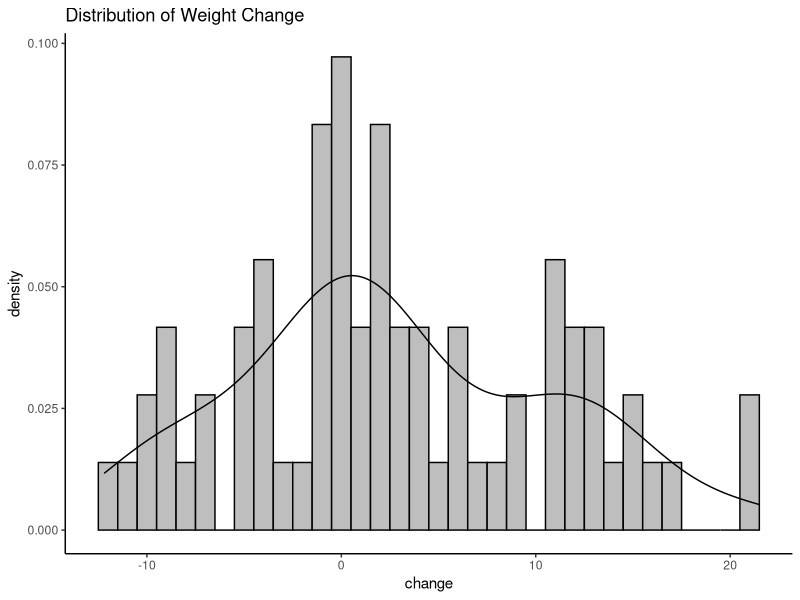
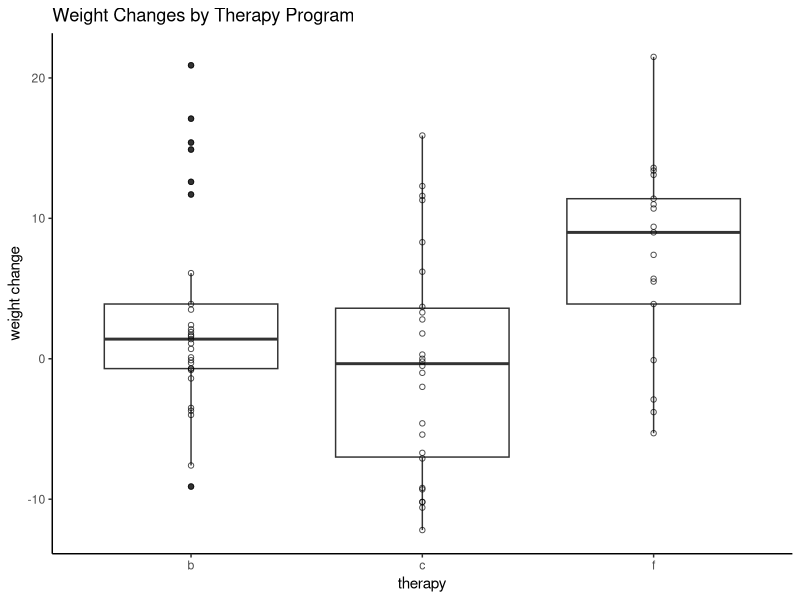

R code for these plots, in order:
## ---- chunk 1
knitr::opts_chunk$set(echo = TRUE)
library(tidyverse)

# Import data
weight_df <- read.csv("data/weight.csv")
## ---- chunk 2
    
## you can code your answer here

## ---- chunk 3
## check data
head(weight_df)
## ---- chunk 4

## check descriptive statistics of all variables
summary(weight_df)

## plot histogram and density curve
weight_df %>%
  ggplot(aes(x = change, y=..density..)) +
  geom_histogram(binwidth = 1, fill = "grey", color = "black") +
  geom_density() +
  labs(title = "Distribution of Weight Change") +
  theme_classic()

## ---- chunk 5

## mean of weight change
mean(weight_df$change)


# ---- one sample two-tail t-test ---- #
two_tail_t <- t.test(         
  weight_df$change,           # the sample value vector that you want to test
  mu = 0,                     # mean given by your null hypothesis
  alternative = "two.sided",  # direction of alternative hypothesis
  conf.level = 0.95           # significance level
  )

## extract test statistic
two_tail_t$statistic

## extract p-value
two_tail_t$p.value

## extract the confidence interval of the mean
two_tail_t$conf.int

## display full result
two_tail_t

# ---- one sample one-tail t-test ---- #
t.test(weight_df$change, 
       mu = 0, 
       alternative = "greater", 
       conf.level = 0.95)
## ---- chunk 6

## you can code your answer here

## ---- chunk 7
## box plot
weight_df %>%
  ggplot(aes(x = therapy, y = change)) +
  geom_boxplot() +
  geom_point(shape = 1, alpha = 0.7) +
  labs(title = "Weight Changes by Therapy Program",
       y = "weight change") +
  theme_classic()

## ---- chunk 8

## filter data for each therapy
weight_f <- weight_df %>% filter(therapy == "f")
weight_c <- weight_df %>% filter(therapy == "c")

# ---- two-group independent two-tailed t-test ---- #
t.test(
  x = weight_f$change,          # mean value vector from the first sample
  y = weight_c$change,          # mean value vector from the second sample
  mu = 0,   
  # mean difference given by your null hypothesis
  alternative = "two.sided"     # direction of alternative hypothesis
)
## ---- chunk 9

# ---- two-group dependent two-tailed t-test ---- #
t.test(         
  x = weight_df$before,       # mean value vector from the first sample
  y = weight_df$after,        # mean value vector from the second sample
  mu = 0,                     # mean difference given by your null hypothesis
  paired = TRUE,              # dependent samples
  alternative = "two.sided",  # direction of alternative hypothesis
  conf.level = 0.95           # significance level
  )

## ---- chunk 10

## you can code your answer here

